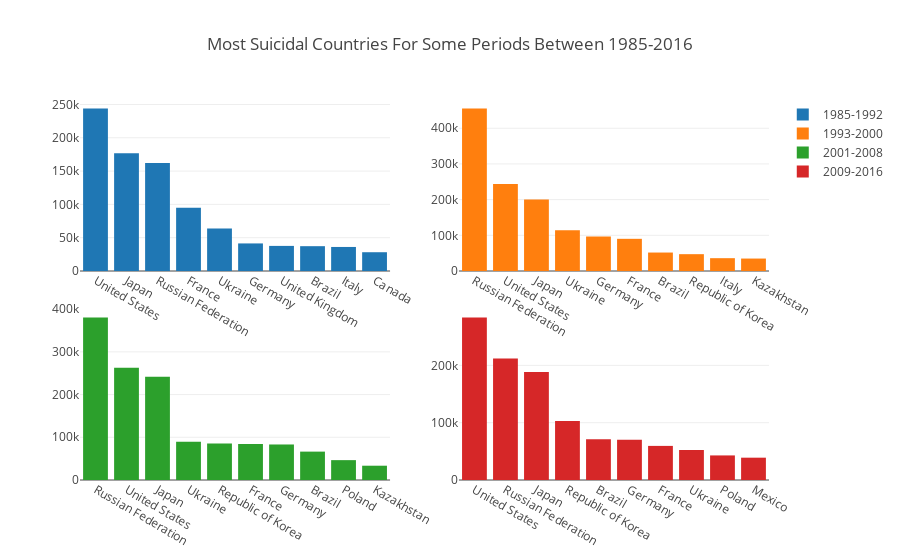

Notebook source saved alongside this figure:
### Markdown cell above
From "Top Ten Most Suicidal Countries Between 1985 and 2016" chart, we could say Russia, USA and Japan are leading at total suicide cases. Their common point is World War II, maybe this is the reason.

Another chart is below. The first three always been same countries.

### Code cell
md1985_1992 = masterdata[(masterdata.year >= 1985) & (masterdata.year <= 1992)]
countries1985_1992 = md1985_1992.country.unique()
total_suicides1985_1992 = []
for c in countries1985_1992:
    total_suicides1985_1992.append(sum(md1985_1992[md1985_1992.country == c].suicides_no))

md1993_2000 = masterdata[(masterdata.year >= 1993) & (masterdata.year <= 2000)]
countries1993_2000 = md1993_2000.country.unique()
total_suicides1993_2000 = []
for c in countries1993_2000:
    total_suicides1993_2000.append(sum(md1993_2000[md1993_2000.country == c].suicides_no))
    
md2001_2008 = masterdata[(masterdata.year >= 2001) & (masterdata.year <= 2008)]
countries2001_2008 = md2001_2008.country.unique()
total_suicides2001_2008 = []
for c in countries2001_2008:
    total_suicides2001_2008.append(sum(md2001_2008[md2001_2008.country == c].suicides_no))
    
md2009_2016 = masterdata[(masterdata.year >= 2009) & (masterdata.year <= 2016)]
countries2009_2016 = md2009_2016.country.unique()
total_suicides2009_2016 = []
for c in countries2009_2016:
    total_suicides2009_2016.append(sum(md2009_2016[md2009_2016.country == c].suicides_no))
    
md1985_1992 = pd.DataFrame({"countries":countries1985_1992, "total_suicides": total_suicides1985_1992})
md1993_2000 = pd.DataFrame({"countries":countries1993_2000, "total_suicides": total_suicides1993_2000})
md2001_2008 = pd.DataFrame({"countries":countries2001_2008, "total_suicides": total_suicides2001_2008})
md2009_2016 = pd.DataFrame({"countries":countries2009_2016, "total_suicides": total_suicides2009_2016})

md1985_1992.sort_values(by=["total_suicides"], inplace=True, ascending=False)
md1993_2000.sort_values(by=["total_suicides"], inplace=True, ascending=False)
md2001_2008.sort_values(by=["total_suicides"], inplace=True, ascending=False)
md2009_2016.sort_values(by=["total_suicides"], inplace=True, ascending=False)

trace1 = go.Bar(
    x=md1985_1992.countries[:10],
    y=md1985_1992.total_suicides[:10],
    xaxis='x3',
    yaxis='y3',
    name = "1985-1992"
)
trace2 = go.Bar(
    x=md1993_2000.countries[:10],
    y=md1993_2000.total_suicides[:10],
    xaxis='x4',
    yaxis='y4',
    name = "1993-2000"
)
trace3 = go.Bar(
    x=md2001_2008.countries[:10],
    y=md2001_2008.total_suicides[:10],
    name = "2001-2008"
)
trace4 = go.Bar(
    x=md2009_2016.countries[:10],
    y=md2009_2016.total_suicides[:10],
    xaxis='x2',
    yaxis='y2',
    name = "2009-2016"
)
data = [trace1, trace2, trace3, trace4]
layout = go.Layout(
    xaxis=dict(
        domain=[0, 0.45]
    ),
    yaxis=dict(
        domain=[0, 0.45]
    ),
    xaxis2=dict(
        domain=[0.55, 1]
    ),
    xaxis3=dict(
        domain=[0, 0.45],
        anchor='y3'
    ),
    xaxis4=dict(
        domain=[0.55, 1],
        anchor='y4'
    ),
    yaxis2=dict(
        domain=[0, 0.45],
        anchor='x2'
    ),
    yaxis3=dict(
        domain=[0.55, 1]
    ),
    yaxis4=dict(
        domain=[0.55, 1],
        anchor='x4'
    ),
    title = 'Most Suicidal Countries For Some Periods Between 1985-2016'
)
fig = go.Figure(data=data, layout=layout)
iplot(fig)

### Figure 1 — Plotly figure (JSON) as saved in the notebook; plotly's stock layout.template omitted (floating-point values rounded to 4 significant figures)
{"data": [{"name": "1985-1992", "x": ["United States", "Japan", "Russian Federation", "France", "Ukraine", "Germany", "United Kingdom", "Brazil", "Italy", "Canada"], "xaxis": "x3", "y": [243883, 176631, 162153, 95054, 63699, 41392, 37688, 37266, 36087, 28199], "yaxis": "y3", "type": "bar", "uid": "2243b3bd-0c86-4964-be76-2d5188089d6b"}, {"name": "1993-2000", "x": ["Russian Federation", "United States", "Japan", "Ukraine", "Germany", "France", "Brazil", "Republic of Korea", "Italy", "Kazakhstan"], "xaxis": "x4", "y": [455182, 243959, 200155, 114518, 96664, 90180, 51721, 47146, 35912, 34896], "yaxis": "y4", "type": "bar", "uid": "68a69e80-ddb1-4557-9af4-6afe0a0322ed"}, {"name": "2001-2008", "x": ["Russian Federation", "United States", "Japan", "Ukraine", "Republic of Korea", "France", "Germany", "Brazil", "Poland", "Kazakhstan"], "y": [380299, 262704, 241638, 89356, 85608, 84383, 83152, 66427, 46504, 33449], "type": "bar", "uid": "ffb80f04-bb52-4c40-92c8-b23cefb66ac9"}, {"name": "2009-2016", "x": ["United States", "Russian Federation", "Japan", "Republic of Korea", "Brazil", "Germany", "France", "Ukraine", "Poland", "Mexico"], "xaxis": "x2", "y": [283467, 212108, 188478, 102795, 71199, 70054, 59510, 52377, 42887, 38943], "yaxis": "y2", "type": "bar", "uid": "82e04464-372d-4866-8c5a-8b191add5157"}], "layout": {"title": {"text": "Most Suicidal Countries For Some Periods Between 1985-2016"}, "xaxis": {"domain": [0, 0.45]}, "yaxis": {"domain": [0, 0.45]}, "xaxis2": {"domain": [0.55, 1]}, "xaxis3": {"anchor": "y3", "domain": [0, 0.45]}, "xaxis4": {"anchor": "y4", "domain": [0.55, 1]}, "yaxis2": {"anchor": "x2", "domain": [0, 0.45]}, "yaxis3": {"domain": [0.55, 1]}, "yaxis4": {"anchor": "x4", "domain": [0.55, 1]}}}
